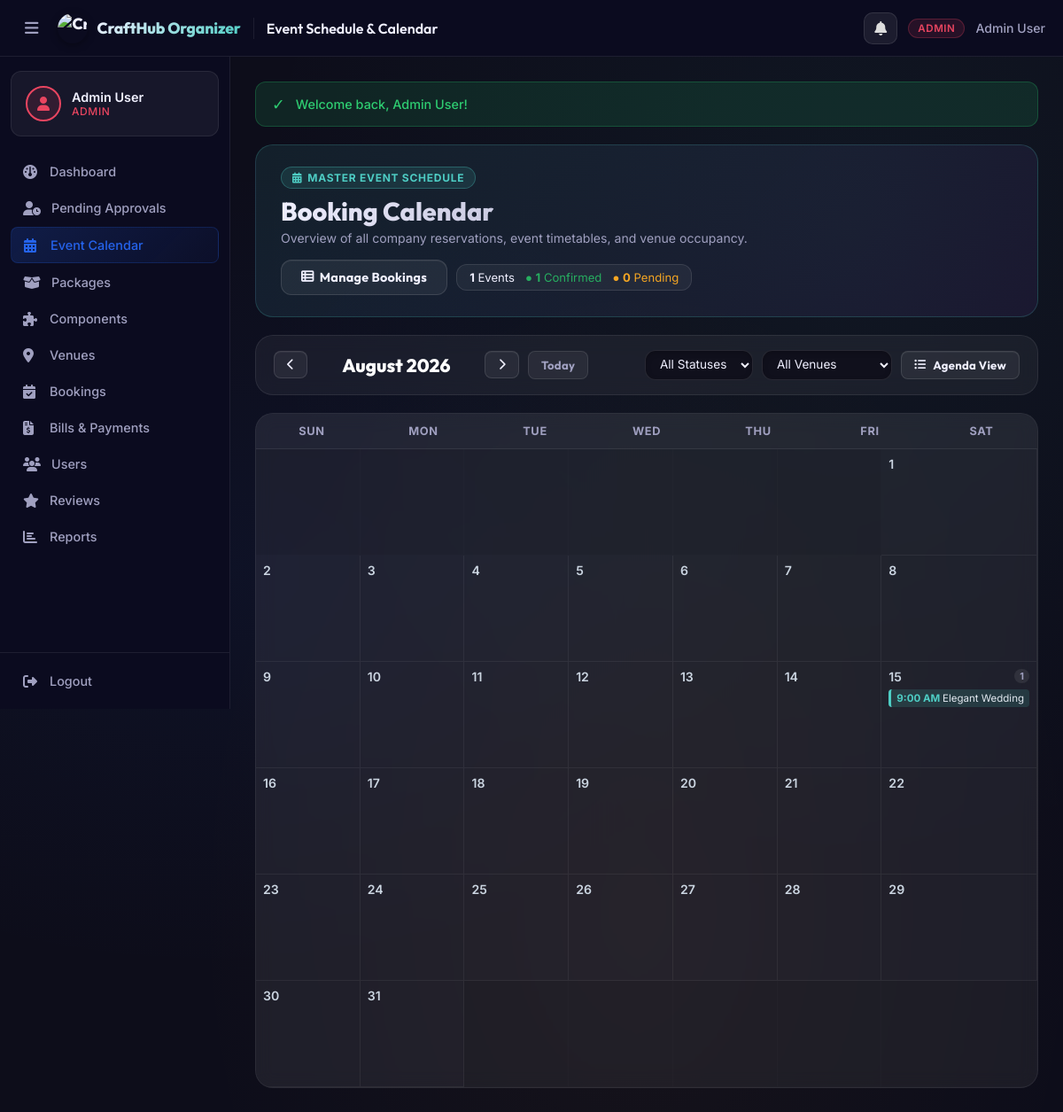
Page /admin/calendar.php?year=2026&month=8&status=all&venue=0 (signed in) on the committed database.
### tables this page shows
CREATE TABLE IF NOT EXISTS bookings (
    booking_id INT AUTO_INCREMENT PRIMARY KEY,
    booking_reference VARCHAR(20) UNIQUE,
    customer_id INT NOT NULL,
    package_id INT NOT NULL,
    venue_id INT NULL,
    event_date DATE NOT NULL,
    payment_due_date DATE NULL,
    event_time TIME DEFAULT '09:00:00',
    event_type ENUM('Wedding','Birthday','Debut','Christening') NOT NULL DEFAULT 'Wedding',
    payment_plan ENUM('full','downpayment') NOT NULL DEFAULT 'full',
    guest_count SMALLINT UNSIGNED DEFAULT 1,                
    original_amount DECIMAL(10,2) NULL,
    discount_percent DECIMAL(5,2) NOT NULL DEFAULT 0.00,
    discount_amount DECIMAL(10,2) NOT NULL DEFAULT 0.00,
    downpayment_percent DECIMAL(5,2) NOT NULL DEFAULT 50.00,
    required_downpayment DECIMAL(10,2) NOT NULL DEFAULT 0.00,
    downpayment_amount DECIMAL(12,2) NOT NULL DEFAULT 0.00,
    total_amount DECIMAL(10,2) NOT NULL DEFAULT 0.00,
    amount_paid DECIMAL(10,2) NOT NULL DEFAULT 0.00,
    status ENUM('Pending','Confirmed','Paid','Completed','Cancelled') DEFAULT 'Pending',
    approved_at TIMESTAMP NULL DEFAULT NULL,
    approved_by INT NULL,
    notes TEXT,
    cancellation_reason TEXT NULL,
    created_at TIMESTAMP DEFAULT CURRENT_TIMESTAMP,
    FOREIGN KEY (customer_id) REFERENCES users(user_id) ON DELETE CASCADE,
    FOREIGN KEY (package_id) REFERENCES packages(package_id) ON DELETE CASCADE,
    FOREIGN KEY (venue_id) REFERENCES venues(venue_id) ON DELETE SET NULL,
    FOREIGN KEY (approved_by) REFERENCES users(user_id) ON DELETE SET NULL
);

CREATE TABLE IF NOT EXISTS packages (
    package_id INT AUTO_INCREMENT PRIMARY KEY,
    package_name VARCHAR(80) NOT NULL,
    event_type ENUM('Wedding','Birthday','Debut','Christening') NOT NULL,
    base_price DECIMAL(10,2) NOT NULL,
    full_payment_discount_percent DECIMAL(5,2) NOT NULL DEFAULT 10.00,
    downpayment_discount_percent DECIMAL(5,2) NOT NULL DEFAULT 5.00,
    downpayment_percent DECIMAL(5,2) NOT NULL DEFAULT 50.00,
    max_slots TINYINT UNSIGNED NOT NULL DEFAULT 5,          
    description TEXT,
    image_url VARCHAR(500) NULL,
    status ENUM('active','inactive') DEFAULT 'active'
);

### admin/calendar.php (the view, shortened to what this page needs)
<?php
require_once __DIR__ . '/../includes/header.php';
$db = getDB();
$year  = isset($_GET['year'])  ? (int)$_GET['year']  : (int)date('Y');
$month = isset($_GET['month']) ? (int)$_GET['month'] : (int)date('m');
$statusFilter = sanitize($_GET['status'] ?? 'all');
$venueFilter  = (int)($_GET['venue'] ?? 0);
$prevMonth = $month - 1;
$prevYear  = $year;
$nextMonth = $month + 1;
$nextYear  = $year;
$monthName     = date('F', mktime(0, 0, 0, $month, 1, $year));
$daysInMonth   = (int)cal_days_in_month(CAL_GREGORIAN, $month, $year);
$firstDayDow   = (int)date('w', strtotime("{$year}-{$month}-01"));
$monthStart = sprintf('%04d-%02d-01', $year, $month);
$monthEnd   = sprintf('%04d-%02d-%02d', $year, $month, $daysInMonth);
$query = "
    SELECT b.booking_id, b.booking_reference, b.booking_reference AS reference_no, b.event_date, b.event_time, b.status, b.total_amount,
           b.guest_count, b.notes AS special_requests,
           u.name AS customer_name, u.email AS customer_email, u.contact_no AS customer_phone,
           p.package_name, p.base_price AS package_price,
           v.venue_name, v.location AS venue_location,
           COALESCE((SELECT SUM(amount_paid) FROM payments WHERE booking_id = b.booking_id), 0) AS amount_paid
    FROM bookings b
    JOIN users u ON b.customer_id = u.user_id
    LEFT JOIN packages p ON b.package_id = p.package_id
    LEFT JOIN venues v ON b.venue_id = v.venue_id
    WHERE b.event_date BETWEEN ? AND ?
";
$params = [$monthStart, $monthEnd];
$query .= " ORDER BY b.event_date ASC, b.event_time ASC";
$stmt = $db->prepare($query);
$stmt->execute($params);
$bookings = $stmt->fetchAll();
$eventsByDay = [];
foreach ($bookings as $b) {
    $dayNum = (int)date('j', strtotime($b['event_date']));
    $eventsByDay[$dayNum][] = $b;
}
$totalEventsInMonth     = count($bookings);
$confirmedEventsInMonth = count(array_filter($bookings, fn($b) => in_array($b['status'], ['Confirmed', 'Paid'])));
$pendingEventsInMonth   = count(array_filter($bookings, fn($b) => $b['status'] === 'Pending'));
require_once __DIR__ . '/../includes/navbar.php';
?>
<div class="calendar-page-wrapper">
    <div class="page-header" style="background:linear-gradient(135deg,rgba(78,205,196,0.1),rgba(168,85,247,0.08));border:1px solid rgba(78,205,196,0.2);border-radius:20px;padding:24px 28px;margin-bottom:20px;display:flex;justify-content:space-between;align-items:center;flex-wrap:wrap;gap:16px;">
        <div>
            <div style="display:inline-flex;align-items:center;gap:6px;background:rgba(78,205,196,0.12);border:1px solid rgba(78,205,196,0.3);color:#4ecdc4;padding:4px 12px;border-radius:20px;font-size:0.75rem;font-weight:700;text-transform:uppercase;letter-spacing:0.06em;margin-bottom:8px;">
                <i class="fa-solid fa-calendar-days"></i> Master Event Schedule
            </div>
            <h1 style="font-family:'Outfit',sans-serif;font-size:1.8rem;font-weight:800;margin:0 0 4px 0;">Booking Calendar</h1>
            <p style="color:var(--text-secondary);font-size:0.88rem;margin:0;">Overview of all company reservations, event timetables, and venue occupancy.</p>
        </div>
        <div style="display:flex;align-items:center;gap:10px;flex-wrap:wrap;">
            <a href="<?= APP_URL ?>/admin/bookings.php" class="btn btn-secondary" style="height:40px;display:inline-flex;align-items:center;gap:6px;">
                <i class="fa-solid fa-table-list"></i> Manage Bookings
            </a>
            <div style="background:rgba(255,255,255,0.05);border:1px solid rgba(255,255,255,0.1);padding:6px 14px;border-radius:12px;font-size:0.82rem;display:flex;gap:12px;">
                <span><strong><?= $totalEventsInMonth ?></strong> Events</span>
                <span style="color:#27ae60;">● <strong><?= $confirmedEventsInMonth ?></strong> Confirmed</span>
                <span style="color:#f5a623;">● <strong><?= $pendingEventsInMonth ?></strong> Pending</span>
            </div>
        </div>
    </div>
    <div class="card" style="padding:16px 20px;margin-bottom:20px;">
        <div style="display:flex;justify-content:space-between;align-items:center;flex-wrap:wrap;gap:14px;">
            <div style="display:flex;align-items:center;gap:10px;">
                <a href="?year=<?= $prevYear ?>&month=<?= $prevMonth ?>&status=<?= urlencode($statusFilter) ?>&venue=<?= $venueFilter ?>" class="btn btn-secondary btn-sm" style="padding:8px 14px;">
                    <i class="fa-solid fa-chevron-left"></i>
                </a>
                <div style="font-family:'Outfit',sans-serif;font-weight:800;font-size:1.3rem;color:#fff;min-width:180px;text-align:center;">
                    <?= $monthName ?> <?= $year ?>
                </div>
                <a href="?year=<?= $nextYear ?>&month=<?= $nextMonth ?>&status=<?= urlencode($statusFilter) ?>&venue=<?= $venueFilter ?>" class="btn btn-secondary btn-sm" style="padding:8px 14px;">
                    <i class="fa-solid fa-chevron-right"></i>
                </a>
                <a href="?year=<?= date('Y') ?>&month=<?= date('m') ?>&status=<?= urlencode($statusFilter) ?>&venue=<?= $venueFilter ?>" class="btn btn-sm" style="background:rgba(255,255,255,0.06);color:var(--text-secondary);border:1px solid rgba(255,255,255,0.1);">
                    Today
                </a>
            </div>
            <form method="GET" style="display:flex;align-items:center;gap:10px;flex-wrap:wrap;margin:0;">
                <select name="status" onchange="this.form.submit()" class="form-control" style="width:auto;padding:7px 12px;font-size:0.85rem;background:#10101c;">
                    <option value="all" <?= $statusFilter === 'all' ? 'selected' : '' ?>>All Statuses</option>
                </select>
                <select name="venue" onchange="this.form.submit()" class="form-control" style="width:auto;padding:7px 12px;font-size:0.85rem;background:#10101c;">
                    <option value="0">All Venues</option>
                </select>
                <button type="button" id="toggleViewBtn" onclick="toggleCalendarView()" class="btn btn-secondary btn-sm" style="padding:7px 14px;">
                    <i class="fa-solid fa-list-ul"></i> <span id="viewBtnLabel">Agenda View</span>
                </button>
            </form>
        </div>
    </div>
    <div id="calendarMonthView" class="card" style="padding:0;overflow:hidden;border:1px solid rgba(255,255,255,0.08);margin-bottom:30px;">
        <div style="display:grid;grid-template-columns:repeat(7,1fr);background:rgba(255,255,255,0.03);border-bottom:1px solid rgba(255,255,255,0.08);text-align:center;">
            <?php foreach (['Sun', 'Mon', 'Tue', 'Wed', 'Thu', 'Fri', 'Sat'] as $dow): ?>
                <div style="padding:12px 6px;font-weight:700;font-size:0.8rem;text-transform:uppercase;letter-spacing:0.05em;color:var(--text-secondary);">
                    <?= $dow ?>
                </div>
            <?php endforeach; ?>
        </div>
        <div style="display:grid;grid-template-columns:repeat(7,1fr);background:rgba(255,255,255,0.02);">
            <?php
            for ($i = 0; $i < $firstDayDow; $i++):
            ?>
                <div style="min-height:115px;background:rgba(0,0,0,0.2);border-right:1px solid rgba(255,255,255,0.04);border-bottom:1px solid rgba(255,255,255,0.04);padding:8px;opacity:0.3;"></div>
            <?php endfor; ?>
            <?php
            $todayYmd = date('Y-m-d');
            for ($day = 1; $day <= $daysInMonth; $day++):
                $currentYmd = sprintf('%04d-%02d-%02d', $year, $month, $day);
                $isToday    = ($currentYmd === $todayYmd);
                $dayEvents  = $eventsByDay[$day] ?? [];
                $eventCount = count($dayEvents);
            ?>
                <div class="calendar-day-cell <?= $isToday ? 'is-today' : '' ?>"
                     style="min-height:120px;border-right:1px solid rgba(255,255,255,0.06);border-bottom:1px solid rgba(255,255,255,0.06);padding:8px;position:relative;background:<?= $isToday ? 'rgba(78,205,196,0.04)' : 'transparent' ?>;transition:background 0.2s;">
                    <div style="display:flex;justify-content:space-between;align-items:center;margin-bottom:6px;">
                        <span style="font-weight:<?= $isToday ? '800' : '600' ?>;font-size:0.88rem;color:<?= $isToday ? '#4ecdc4' : '#cbd5e1' ?>;<?= $isToday ? 'background:rgba(78,205,196,0.18);padding:2px 7px;border-radius:8px;' : '' ?>">
                            <?= $day ?>
                        </span>
                        <?php if ($eventCount > 0): ?>
                            <span style="font-size:0.68rem;font-weight:700;background:rgba(255,255,255,0.08);color:var(--text-secondary);padding:1px 6px;border-radius:10px;">
                                <?= $eventCount ?>
                            </span>
                        <?php endif; ?>
                    </div>
                    <div style="display:flex;flex-direction:column;gap:4px;">
                        <?php
                        foreach ($dayEvents as $evt):
                            $status = $evt['status'];
                            $pillBg = '#1e293b';
                            $pillBorder = 'rgba(255,255,255,0.1)';
                            $pillColor = '#fff';
                            if (in_array($status, ['Confirmed', 'Paid'])) {
                                $pillBg = 'rgba(78,205,196,0.15)';
                                $pillBorder = '#4ecdc4';
                                $pillColor = '#4ecdc4';
                            } elseif ($status === 'Pending') {
                                $pillBg = 'rgba(245,166,35,0.15)';
                                $pillBorder = '#f5a623';
                                $pillColor = '#f5a623';
                            } elseif ($status === 'Completed') {
                                $pillBg = 'rgba(59,130,246,0.15)';
                                $pillBorder = '#3b82f6';
                                $pillColor = '#60a5fa';
                            } elseif ($status === 'Cancelled') {
                                $pillBg = 'rgba(233,69,96,0.15)';
                                $pillBorder = '#e94560';
                                $pillColor = '#e94560';
                            }
                            $timeStr = !empty($evt['event_time']) ? date('g:i A', strtotime($evt['event_time'])) : '';
                            $evtJson = htmlspecialchars(json_encode($evt), ENT_QUOTES, 'UTF-8');
                        ?>
                            <div class="calendar-event-pill"
                                 onclick='openEventModal(<?= $evtJson ?>)'
                                 style="background:<?= $pillBg ?>;border-left:3px solid <?= $pillBorder ?>;border-radius:4px;padding:3px 6px;font-size:0.72rem;cursor:pointer;white-space:nowrap;overflow:hidden;text-overflow:ellipsis;transition:all 0.15s ease;"
                                 title="<?= htmlspecialchars($evt['package_name']) ?> - <?= htmlspecialchars($evt['customer_name']) ?>">
                                <strong style="color:<?= $pillColor ?>;"><?= $timeStr ? $timeStr . ' ' : '' ?></strong>
                                <span style="color:#e2e8f0;"><?= htmlspecialchars($evt['package_name']) ?></span>
                            </div>
                        <?php endforeach; ?>
                    </div>
                </div>
            <?php endfor; ?>
            <?php
            $totalCells = $firstDayDow + $daysInMonth;
            $remCells   = (7 - ($totalCells % 7)) % 7;
            for ($j = 0; $j < $remCells; $j++):
            ?>
                <div style="min-height:115px;background:rgba(0,0,0,0.2);border-right:1px solid rgba(255,255,255,0.04);border-bottom:1px solid rgba(255,255,255,0.04);padding:8px;opacity:0.3;"></div>
            <?php endfor; ?>
        </div>
    </div>
</div>
<?php require_once __DIR__ . '/../includes/footer.php'; ?>

### rows in the picture
bookings: status "1", status "0", event_time "9:00 AM", package.package_name "Elegant Wedding"

### other values in the picture
$_SESSION['user_name'] "Admin User"
$roleLabel "ADMIN"
$link['label'] "Dashboard"
$link['label'] "Pending Approvals"
$link['label'] "Event Calendar"
$link['label'] "Packages"
$link['label'] "Components"
$link['label'] "Venues"
$link['label'] "Bookings"
$link['label'] "Bills & Payments"
$link['label'] "Users"
$link['label'] "Reviews"
$link['label'] "Reports"
APP_NAME "CraftHub Organizer"
explode(' | ', $pageTitle)[0] "Event Schedule & Calendar"
